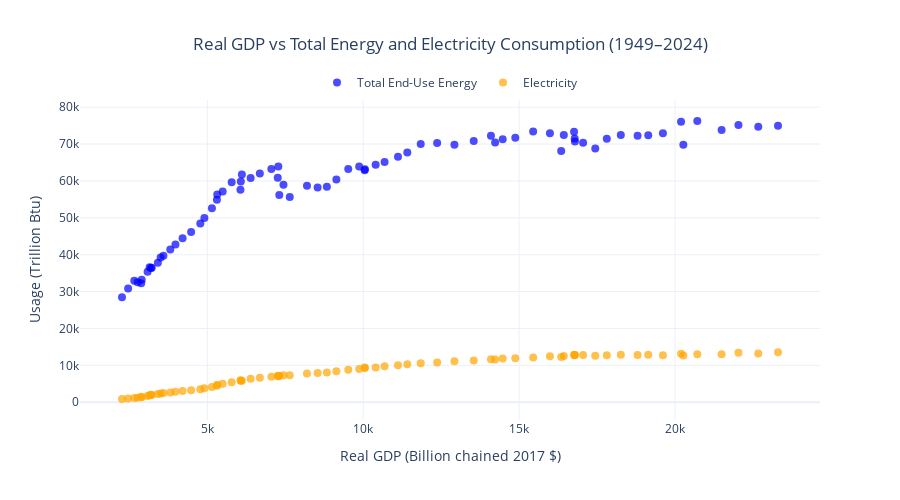

Write notebook code for a chart like this one.
### Code cell
# Relationship between total energy consumption, electricity consumption, and real GDP
# - End-use energy consumption (Trillion Btu)
# - Electricity consumption (end-use, Trillion Btu)
# - Real Gross Domestic Product (GDP, Billion chained (2017) dollars)

fig = go.Figure()

# Scatter for Total End-Use Energy
fig.add_trace(go.Scatter(
    x=df1_energy["GDP_Real"],
    y=df1_energy["TotEnergy_2EndUse"],
    mode="markers",
    name="Total End-Use Energy",
    marker=dict(size=8, color="blue", opacity=0.7),
    text=df1_energy["Year"],
    hovertemplate="Year: %{text}<br>GDP: %{x}<br>Total Energy: %{y} Trillion Btu<extra></extra>"
))

# Scatter for Electricity End-Use
fig.add_trace(go.Scatter(
    x=df1_energy["GDP_Real"],
    y=df1_energy["TotElectricity_2Used"],
    mode="markers",
    name="Electricity",
    marker=dict(size=8, color="orange", opacity=0.7),
    text=df1_energy["Year"],
    hovertemplate="Year: %{text}<br>GDP: %{x}<br>Electricity: %{y} Trillion Btu<extra></extra>"
))

# Layout
fig.update_layout(
    title=dict(
        text="Real GDP vs Total Energy and Electricity Consumption (1949–2024)",
        x=0.5, xanchor="center"
    ),
    xaxis_title="Real GDP (Billion chained 2017 $)",
    yaxis_title="Usage (Trillion Btu)",
    template="plotly_white",
    width=900,
    height=500,
    hovermode="closest",
    legend=dict(orientation="h", x=0.5, xanchor="center", y=1.1)
)

fig.show()
